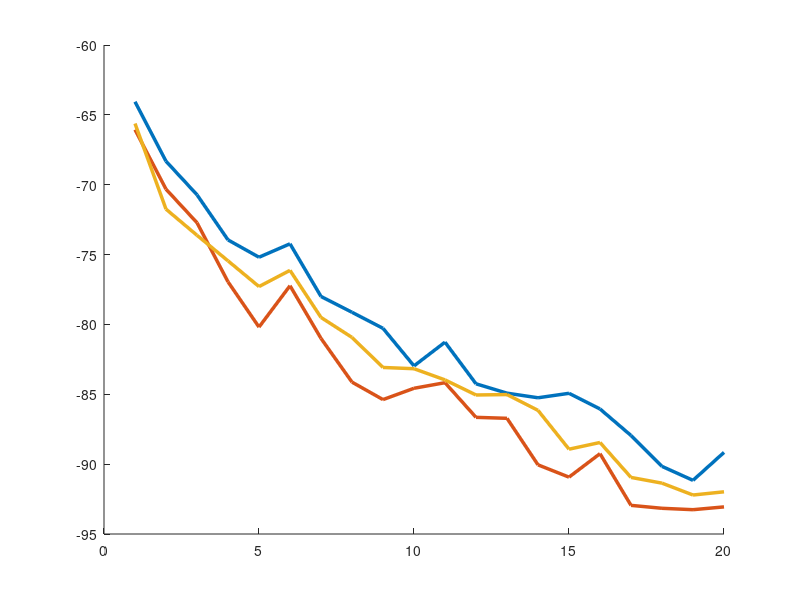

The MATLAB source for this figure: (Note: this script raises an error after producing the figure.)
clc;clear all; close all;
figure(1);
hold on;

%aggregate rssi from 3 to 60m.
aggr_mean_rssi=[-64.06 -68.32 -70.72 -73.95 -75.19 -74.23 -78.00 -79.13 -80.28 -82.97 -81.27 -84.25 -84.92 -85.25 -84.93 -86.05 -87.95 -90.16 -91.16 -89.16;
                -66.06 -70.32 -72.72 -76.95 -80.19 -77.23 -81.00 -84.13 -85.38 -84.57 -84.17 -86.65 -86.72 -90.05 -90.93 -89.25 -92.95 -93.16 -93.26 -93.06;
                -65.62 -71.75 -73.62 -75.45 -77.29 -76.13 -79.50 -80.93 -83.08 -83.17 -83.97 -85.05 -85.02 -86.15 -88.93 -88.45 -90.95 -91.36 -92.21 -91.98]
%plot(x,mean_aggr,'b*','markersize', 10);
x = 1:1:20;
colormap('gray');
%aggr_mean_rssi = aggr_mean_rssi';
%aggr_std_rssi = aggr_std_rssi';
%h(2)=plot(x,aggr_mean_rssi,'bo','markersize', 5);
hLine = plot(x,aggr_mean_rssi,'LineWidth',2.5,'MarkerSize',8);
hLine(1).Marker = 'o';
hLine(2).Marker = 'd';
hLine(2).LineStyle = ':';
hLine(3).Marker = 'x';
hLine(3).LineStyle = '--';


%{
for i=1:3
    h_error=errorbar(x,aggr_mean_rssi(i,:),aggr_std_rssi(i,:),'bo','markersize', 5); %set(h,'linestyle','none');
end
%}

xlabel('Distance (m)');
ylabel('RSSI (dBm)');
ax = gca;
ax.XTick = 0:2:20;
%xlim([0 25]);
legend(hLine(1:3),'2.494GHz','2.440GHz','2.400GHz','FontSize', 16);

set(gca, 'FontSize', 16, 'LineWidth', 2);
set(gca, 'box', 'on')
exportfig(gcf,'rf_freq_plot_wolfbot.eps','height',6,'Width',8,'fontmode','Scaled', 'color', 'rgb');